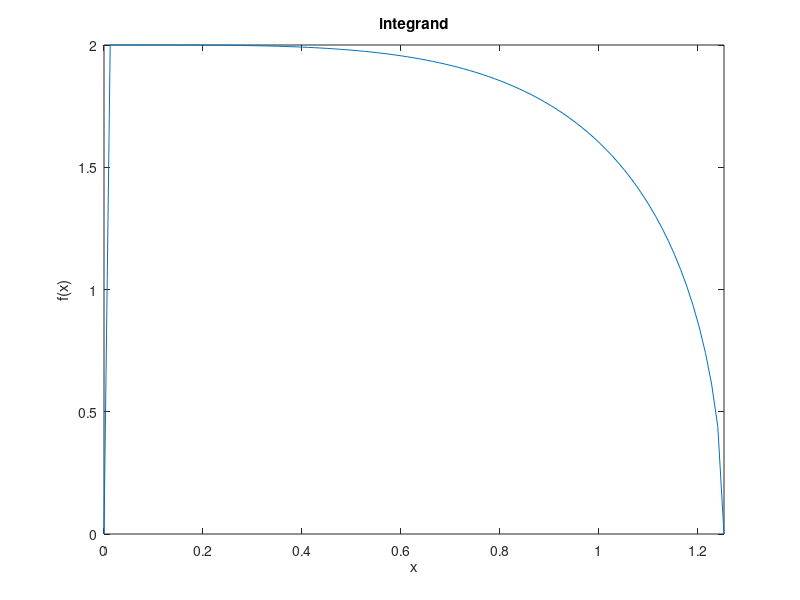

This figure's MATLAB source:
% Integrals:
clear all; close all;

%% inputs
% function to integrate
% transform of 1/sqrt(x)
% f = @(x) 1/sqrt(x); exact = 2;% open formulas will work
% f = @(x) 2; exact = 2;
% transform of cos(x)/sqrt(x)
% f = @(x) cos(x)/sqrt(x); exact = sqrt(2*pi)*fresnelc(sqrt(2));% open formulas will work
% f = @(x) 2*cos(x^2); exact = sqrt(2*pi)*fresnelc(sqrt(2));
% transform of atg(x)/(1+x^2)
% f = @(x) atan(1/x)/(1+x^2); exact = 3*pi^2/32;
% transform of sqrt(tan(x))
% f = @(x) sqrt(tan(x)); exact = 2.22144;
f = @(x) 2*x*sqrt(tan(0.5*pi-x^2)); exact = 2.22144;

% limits
a = 0;
b = sqrt(pi/2);

% number of intervals (number of points is N+1) %should be odd for correct Simpson
N = 100; 

%% prepare grid
x=linspace(a,b,N+1);
    
%% integration loop

LR  = 0.0; % Left rectangle
RR  = 0.0; % Right rectangle
MP  = 0.0; % Midpoint
trap  = 0.0; % trapezoidal
simp  = 0.0; % composed Simpson

h = x(2)-x(1); %equidistant grid

for i=1:N
    LR = LR + h * f(x(i));
    RR = RR + h * f(x(i+1));
    MP = MP + h * f((x(i)+x(i+1))/2);
    trap = trap + h * ( f(x(i)) + f(x(i+1)) ) / 2;
    if (mod(i,2)==1), coeff = 2/3; else, coeff = 4/3; end
    simp = simp + h * coeff * f(x(i));
end



%% Results


%% write solution
disp(['  Exact solution:   ' num2str(exact) '.']);
disp(['  Left rectangle:   ' num2str(LR) '.']);
disp(['  Right rectangle:  ' num2str(RR) '.']);
disp(['  Midpoint :        ' num2str(MP) '.']);
disp(['  Trapezoidal:      ' num2str(trap) '.']);
disp(['  Simpson:          ' num2str(simp) '.']);


% show integrand
fx = zeros(1,N+1);
for i = 1:(N+1)
    fx(i) = f(x(i));
end
plot(x,fx)
title('integrand'); xlim([a b]); xlabel('x'); ylabel('f(x)')


%% Romberg
% we have already for h, we compute for 2h and 4h
% !!! In real applications, the process would be opposite: start with longer subintervals and shorten them in succesive steps !!!
% if you run the code, make sure N is divisible by 4!

trap2h = 0;
trap4h = 0;
for i=1:2:N
    trap2h = trap2h + 2*h * ( f(x(i)) + f(x(i+2)) ) / 2;
end
for i=1:4:N
    trap4h = trap4h + 4*h * ( f(x(i)) + f(x(i+4)) ) / 2;
end

romb = (64*trap - 20*trap2h + trap4h)/45;

disp(['  Romberg:          ' num2str(romb) '.']);